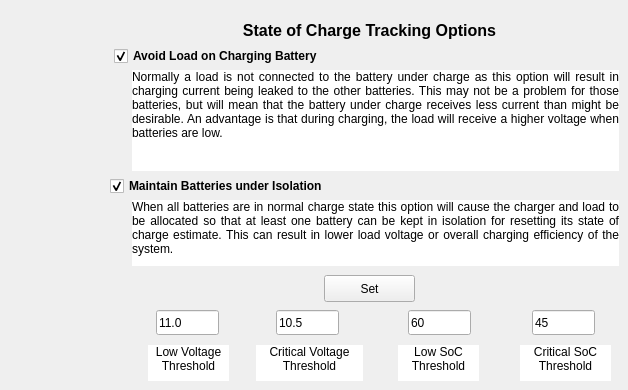
   <widget class="QWidget" name="socTab">
    <property name="toolTip">
     <string>Configuration items for computing State of Charge</string>
    </property>
    <attribute name="title">
     <string>SoC Tracking</string>
    </attribute>
    <widget class="QCheckBox" name="loadChargeCheckBox">
     <property name="geometry">
      <rect>
       <x>114</x>
       <y>45</y>
       <width>273</width>
       <height>22</height>
      </rect>
     </property>
     <property name="font">
      <font>
       <weight>75</weight>
       <bold>true</bold>
      </font>
     </property>
     <property name="toolTip">
      <string>This allows a load to be connected to the battery under charge.</string>
     </property>
     <property name="text">
      <string>Avoid Load on Charging Battery</string>
     </property>
     <property name="checked">
      <bool>true</bool>
     </property>
    </widget>
    <widget class="QLabel" name="loadChargeText">
     <property name="geometry">
      <rect>
       <x>132</x>
       <y>70</y>
       <width>487</width>
       <height>101</height>
      </rect>
     </property>
     <property name="autoFillBackground">
      <bool>false</bool>
     </property>
     <property name="styleSheet">
      <string notr="true">background-color: rgb(255, 255, 255);</string>
     </property>
     <property name="text">
      <string>Normally a load is not connected to the battery under charge as this option will result in charging current being leaked to the other batteries. This may not be a problem for those batteries, but will mean that the battery under charge receives less current than might be desirable. An advantage is that during charging, the load will receive a higher voltage when batteries are low.</string>
     </property>
     <property name="alignment">
      <set>Qt::AlignJustify|Qt::AlignTop</set>
     </property>
     <property name="wordWrap">
      <bool>true</bool>
     </property>
    </widget>
    <widget class="QCheckBox" name="isolationMaintainCheckBox">
     <property name="geometry">
      <rect>
       <x>110</x>
       <y>175</y>
       <width>295</width>
       <height>22</height>
      </rect>
     </property>
     <property name="font">
      <font>
       <weight>75</weight>
       <bold>true</bold>
      </font>
     </property>
     <property name="toolTip">
      <string>This allows a battery to be isolated for SoC checking.</string>
     </property>
     <property name="text">
      <string>Maintain Batteries under Isolation</string>
     </property>
     <property name="checked">
      <bool>true</bool>
     </property>
    </widget>
    <widget class="QLabel" name="isolationMaintainText">
     <property name="geometry">
      <rect>
       <x>132</x>
       <y>200</y>
       <width>487</width>
       <height>66</height>
      </rect>
     </property>
     <property name="styleSheet">
      <string notr="true">background-color: rgb(255, 255, 255);</string>
     </property>
     <property name="text">
      <string>When all batteries are in normal charge state this option will cause the charger and load to be allocated so that at least one battery can be kept in isolation for resetting its state of charge estimate. This can result in lower load voltage or overall charging efficiency of the system.</string>
     </property>
     <property name="alignment">
      <set>Qt::AlignJustify|Qt::AlignTop</set>
     </property>
     <property name="wordWrap">
      <bool>true</bool>
     </property>
    </widget>
    <widget class="QPushButton" name="setTrackOptionButton">
     <property name="geometry">
      <rect>
       <x>324</x>
       <y>275</y>
       <width>91</width>
       <height>27</height>
      </rect>
     </property>
     <property name="text">
      <string>Set</string>
     </property>
    </widget>
    <widget class="QLabel" name="lowVoltageText">
     <property name="geometry">
      <rect>
       <x>148</x>
       <y>345</y>
       <width>81</width>
       <height>36</height>
      </rect>
     </property>
     <property name="toolTip">
      <string>Voltage below which battery is considered low</string>
     </property>
     <property name="styleSheet">
      <string notr="true">background-color: rgb(255, 255, 255);</string>
     </property>
     <property name="text">
      <string>Low Voltage Threshold</string>
     </property>
     <property name="alignment">
      <set>Qt::AlignHCenter|Qt::AlignTop</set>
     </property>
     <property name="wordWrap">
      <bool>true</bool>
     </property>
    </widget>
    <widget class="QLabel" name="criticalVoltageText">
     <property name="geometry">
      <rect>
       <x>256</x>
       <y>345</y>
       <width>107</width>
       <height>36</height>
      </rect>
     </property>
     <property name="toolTip">
      <string>Voltage below which battery is considered critical</string>
     </property>
     <property name="styleSheet">
      <string notr="true">background-color: rgb(255, 255, 255);</string>
     </property>
     <property name="text">
      <string>Critical Voltage Threshold</string>
     </property>
     <property name="alignment">
      <set>Qt::AlignHCenter|Qt::AlignTop</set>
     </property>
     <property name="wordWrap">
      <bool>true</bool>
     </property>
    </widget>
    <widget class="QLabel" name="lowSoCText">
     <property name="geometry">
      <rect>
       <x>398</x>
       <y>345</y>
       <width>81</width>
       <height>36</height>
      </rect>
     </property>
     <property name="toolTip">
      <string>State of Charge below which battery is considered low</string>
     </property>
     <property name="styleSheet">
      <string notr="true">background-color: rgb(255, 255, 255);</string>
     </property>
     <property name="text">
      <string>Low SoC Threshold</string>
     </property>
     <property name="alignment">
      <set>Qt::AlignHCenter|Qt::AlignTop</set>
     </property>
     <property name="wordWrap">
      <bool>true</bool>
     </property>
    </widget>
    <widget class="QLabel" name="criticalSoCText">
     <property name="geometry">
      <rect>
       <x>520</x>
       <y>345</y>
       <width>91</width>
       <height>36</height>
      </rect>
     </property>
     <property name="toolTip">
      <string>State of Charge below which battery is considered critical</string>
     </property>
     <property name="styleSheet">
      <string notr="true">background-color: rgb(255, 255, 255);</string>
     </property>
     <property name="text">
      <string>Critical SoC Threshold</string>
     </property>
     <property name="alignment">
      <set>Qt::AlignHCenter|Qt::AlignTop</set>
     </property>
     <property name="wordWrap">
      <bool>true</bool>
     </property>
    </widget>
    <widget class="QLabel" name="socTrackingLabel">
     <property name="geometry">
      <rect>
       <x>154</x>
       <y>10</y>
       <width>431</width>
       <height>41</height>
      </rect>
     </property>
     <property name="font">
      <font>
       <pointsize>12</pointsize>
       <weight>75</weight>
       <bold>true</bold>
      </font>
     </property>
     <property name="text">
      <string>State of Charge Tracking Options</string>
     </property>
     <property name="alignment">
      <set>Qt::AlignCenter</set>
     </property>
     <property name="wordWrap">
      <bool>true</bool>
     </property>
    </widget>
    <widget class="QLineEdit" name="lowVoltageEdit">
     <property name="geometry">
      <rect>
       <x>156</x>
       <y>310</y>
       <width>63</width>
       <height>25</height>
      </rect>
     </property>
     <property name="text">
      <string>11.0</string>
     </property>
    </widget>
    <widget class="QLineEdit" name="criticalVoltageEdit">
     <property name="geometry">
      <rect>
       <x>276</x>
       <y>310</y>
       <width>63</width>
       <height>25</height>
      </rect>
     </property>
     <property name="text">
      <string>10.5</string>
     </property>
    </widget>
    <widget class="QLineEdit" name="lowSoCEdit">
     <property name="geometry">
      <rect>
       <x>408</x>
       <y>310</y>
       <width>63</width>
       <height>25</height>
      </rect>
     </property>
     <property name="text">
      <string>60</string>
     </property>
    </widget>
    <widget class="QLineEdit" name="criticalSoCEdit">
     <property name="geometry">
      <rect>
       <x>532</x>
       <y>310</y>
       <width>63</width>
       <height>25</height>
      </rect>
     </property>
     <property name="text">
      <string>45</string>
     </property>
    </widget>
   </widget>
